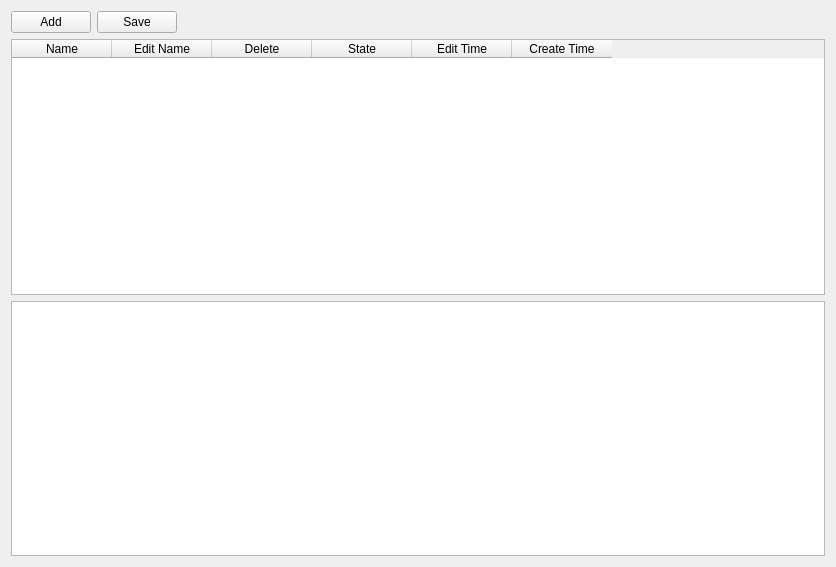
<?xml version="1.0" encoding="UTF-8"?>
<ui version="4.0">
 <class>Form</class>
 <widget class="QWidget" name="Form">
  <property name="geometry">
   <rect>
    <x>0</x>
    <y>0</y>
    <width>836</width>
    <height>567</height>
   </rect>
  </property>
  <property name="windowTitle">
   <string>Form</string>
  </property>
  <layout class="QVBoxLayout" name="verticalLayout">
   <item>
    <layout class="QHBoxLayout" name="horizontalLayout_3">
     <item>
      <widget class="QPushButton" name="btnAddDraw">
       <property name="maximumSize">
        <size>
         <width>100</width>
         <height>16777215</height>
        </size>
       </property>
       <property name="text">
        <string>Add</string>
       </property>
      </widget>
     </item>
     <item>
      <widget class="QPushButton" name="btnSaveDraw">
       <property name="maximumSize">
        <size>
         <width>100</width>
         <height>16777215</height>
        </size>
       </property>
       <property name="text">
        <string>Save</string>
       </property>
      </widget>
     </item>
     <item>
      <spacer name="horizontalSpacer_2">
       <property name="orientation">
        <enum>Qt::Horizontal</enum>
       </property>
       <property name="sizeHint" stdset="0">
        <size>
         <width>40</width>
         <height>20</height>
        </size>
       </property>
      </spacer>
     </item>
    </layout>
   </item>
   <item>
    <widget class="QTableWidget" name="twDrawBoxes">
     <column>
      <property name="text">
       <string>Name</string>
      </property>
     </column>
     <column>
      <property name="text">
       <string>Edit Name</string>
      </property>
     </column>
     <column>
      <property name="text">
       <string>Delete</string>
      </property>
     </column>
     <column>
      <property name="text">
       <string>State</string>
      </property>
     </column>
     <column>
      <property name="text">
       <string>Edit Time</string>
      </property>
     </column>
     <column>
      <property name="text">
       <string>Create Time</string>
      </property>
     </column>
    </widget>
   </item>
   <item>
    <widget class="GraphicsView" name="gvGraphicsView">
     <property name="mouseTracking">
      <bool>false</bool>
     </property>
     <property name="viewportUpdateMode">
      <enum>QGraphicsView::FullViewportUpdate</enum>
     </property>
    </widget>
   </item>
  </layout>
 </widget>
 <customwidgets>
  <customwidget>
   <class>GraphicsView</class>
   <extends>QGraphicsView</extends>
   <header>UI.GraphicsView</header>
  </customwidget>
 </customwidgets>
 <resources/>
 <connections/>
</ui>
